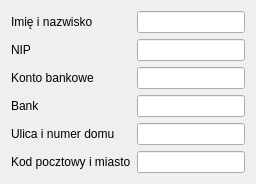
      <widget class="QWidget" name="tab">
       <attribute name="icon">
        <iconset resource="res/resources.qrc">
         <normaloff>:/profile.png</normaloff>:/profile.png</iconset>
       </attribute>
       <attribute name="title">
        <string>Dane sprzedawcy</string>
       </attribute>
       <layout class="QFormLayout" name="formLayout_2">
        <item row="0" column="0" colspan="2">
         <layout class="QGridLayout" name="gridLayout">
          <item row="0" column="0">
           <widget class="QLabel" name="label">
            <property name="text">
             <string>Imię i nazwisko</string>
            </property>
           </widget>
          </item>
          <item row="1" column="0">
           <widget class="QLabel" name="label_2">
            <property name="text">
             <string>NIP</string>
            </property>
           </widget>
          </item>
          <item row="1" column="2">
           <widget class="QLineEdit" name="seller_nip"/>
          </item>
          <item row="2" column="0" colspan="2">
           <widget class="QLabel" name="label_3">
            <property name="text">
             <string>Konto bankowe</string>
            </property>
           </widget>
          </item>
          <item row="2" column="2">
           <widget class="QLineEdit" name="seller_account"/>
          </item>
          <item row="3" column="0">
           <widget class="QLabel" name="label_4">
            <property name="text">
             <string>Bank</string>
            </property>
           </widget>
          </item>
          <item row="3" column="2">
           <widget class="QLineEdit" name="seller_bank"/>
          </item>
          <item row="4" column="0" colspan="2">
           <widget class="QLabel" name="label_5">
            <property name="text">
             <string>Ulica i numer domu</string>
            </property>
           </widget>
          </item>
          <item row="4" column="2">
           <widget class="QLineEdit" name="seller_street"/>
          </item>
          <item row="5" column="0" colspan="2">
           <widget class="QLabel" name="label_6">
            <property name="text">
             <string>Kod pocztowy i miasto</string>
            </property>
           </widget>
          </item>
          <item row="5" column="2">
           <widget class="QLineEdit" name="seller_city"/>
          </item>
          <item row="0" column="2">
           <widget class="QLineEdit" name="seller_name"/>
          </item>
         </layout>
        </item>
       </layout>
      </widget>
